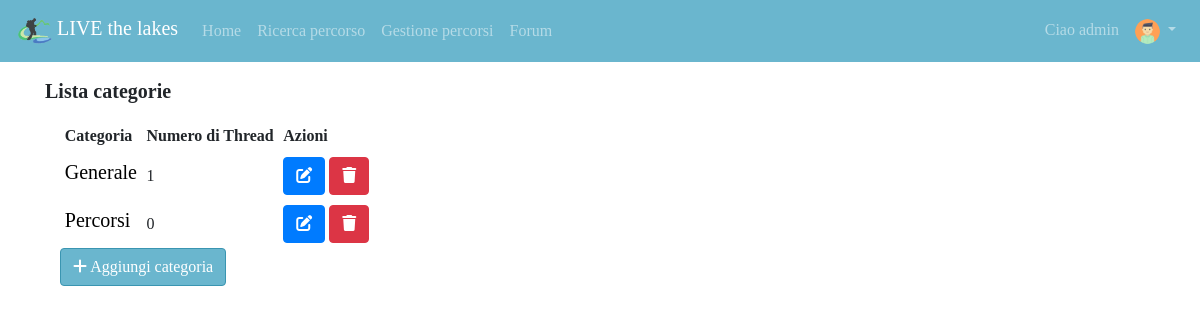
The page /forum/ (signed in) on the database its author committed.
### forum/models.py (models this page shows)
class Category(models.Model):
    title = models.CharField(max_length=30, unique=True)

### forum/views.py (the view)
# urls.py: path('', MainPageForum.as_view(), name='mainPageCategory'),
class MainPageForum(bc.LoginRequiredMixin, ListView):
    model = Category
    template_name = "mainPageForum.html"
    def get_context_data(self, **kwargs):
        context = super(MainPageForum, self).get_context_data()
        category_dictionary = {}
        for cat in self.object_list:
            t = Thread.objects.filter(category=cat)
            category_dictionary[cat] = t.count()
        context['category'] = category_dictionary
        return context

### forum/templates/mainPageForum.html (shortened to what this page needs)
{% extends 'base.html' %}
{% block slideshow %}
    <div class="container py-4">
        <div class="col-md-12">
            <div class="row pb-2">
                <h5><b>Lista categorie</b></h5>
            </div>
            <table class="table-sm"
                   data-toggle="table"
                   data-pagination="true"
                   data-page-size="10"
                   data-search="true">
                <thead class="thead-light">
                <tr>
                    <th scope="col" data-sortable="true" data-field="category">Categoria</th>
                    <th scope="col" data-sortable="true" data-field="number_thread">Numero di Thread</th>
                    {% if user.is_staff %}
                        <th scope="col">Azioni</th>
                    {% endif %}
                </tr>
                </thead>
                <tbody>
                {% for key,value in category.items %}
                    <tr>
                        <th scope="row"><a style="color: black" href="{% url 'viewThreadCategory' key.pk %}">
                            <h5>{{ key.title }}</h5></a></th>
                        <td>{{ value }}</td>
                        {% if user.is_staff %}
                            <td>
                                <a role="button" class="btn btn-primary" href="{% url 'editCategory' key.pk %}"
                                   title="Modifica categoria"><i
                                        class="fas fa-edit"></i></a>
                                <a role="button" class="btn btn-danger" href="{% url 'deleteCategory' key.pk %}"
                                   title="Elimina categoria"
                                   onclick="return confirm('Vuoi davvero eliminare la categoria?')"><i
                                        class="fas fa-trash"></i></a>
                            </td>
                        {% endif %}
                    </tr>
                {% empty %}
                    <div class="alert alert-info" role="alert" style="text-align: center">
                        Nessuna categoria disponibile
                    </div>
                {% endfor %}
                </tbody>
            </table>
            {% if user.is_staff %}
                <a role="button" class="btn btn-secondary" href="{% url 'createCategory' %}"> <i
                        class="fas fa-plus"></i> Aggiungi categoria</a>
            {% endif %}
        </div>
    </div>
{% endblock %}

### templates/base.html (shortened to what this page needs)
{% load static %}
<!doctype html>
<html lang="en">
<head>
    <link rel="stylesheet" href="https://stackpath.bootstrapcdn.com/bootstrap/4.5.0/css/bootstrap.min.css"
>
    <link rel="stylesheet" href="https://cdnjs.cloudflare.com/ajax/libs/font-awesome/4.7.0/css/font-awesome.min.css">
    <link rel="stylesheet" href="https://unpkg.com/bootstrap-table@1.16.0/dist/bootstrap-table.min.css">
    <link rel="stylesheet" href="{% static 'css/style.css' %}">
</head>
<body>
<header>
    <nav class="navbar navbar-expand-md navbar-dark fixed-top">
        <a class="navbar-brand" href="{% url 'homepage' %}">
            <img src="{% static "img/logo.png" %}" width="36" height="36"
                 class="d-inline-block align-top" alt=""> LIVE the lakes
        </a>
        <div class="collapse navbar-collapse" id="navbarNav">
            <ul class="navbar-nav">
                <li class="nav-item">
                    <a class="nav-link" href="{% url 'homepage' %}">Home <span class="sr-only">(current)</span></a>
                </li>
                <li class="nav-item">
                    <a class="nav-link" href="{% url 'searchPath' %}">Ricerca percorso</a>
                </li>
                {% if request.user.is_staff %}
                    <li class="nav-item">
                        <a class="nav-link" href="{% url 'showPath' %}">Gestione percorsi</a>
                    </li>
                {% endif %}
                <li class="nav-item">
                    <a class="nav-link" href="{% url 'mainPageCategory' %}">Forum</a>
                </li>
            </ul>
            {% if not user.is_authenticated %}
                <ul class="navbar-nav ml-auto">
                    <li class="nav-item">
                        <a class="nav-link" href="{% url 'login' %}">Accedi</a>
                    </li>
                    <li class="nav-item">
                        <a class="nav-link" href="{% url 'registration' %}">Registrati</a>
                    </li>
                </ul>
            {% else %}
                <ul class="navbar-nav ml-auto">
                    <li class="nav-link">Ciao {{ user.username }} </li>
                    <li class="nav-item dropdown">
                        <a class="nav-link dropdown-toggle" href="#" id="navbarDropdown" role="button"
                           data-toggle="dropdown" aria-haspopup="true" aria-expanded="false">
                            <img class="rounded-circle" width="25" height="25" src="{{ user.profile.avatar.url }}">
                        </a>
                    </li>
                </ul>
            {% endif %}
        </div>
    </nav>
    {% block slideshow %}    {% endblock %}
</header>
</body>
</html>

### static/css/style.css (style rules this page uses)
body { padding-top: 55px; height: 100%; position: relative; background-color: white; font-family: CustomFont; }
.navbar { background-color: #6ab6ce; }
.btn-secondary { background: #6ab6ce; color: #ffffff; border-color: #3a95b1; font-family: CustomFont; }
html, header, .view { height: 100%; }

### rows shown on the page
Category: title "Generale", id "1"
Category: title "Percorsi", value "0"

### other values the page prints
{{ user.username }} "admin"
